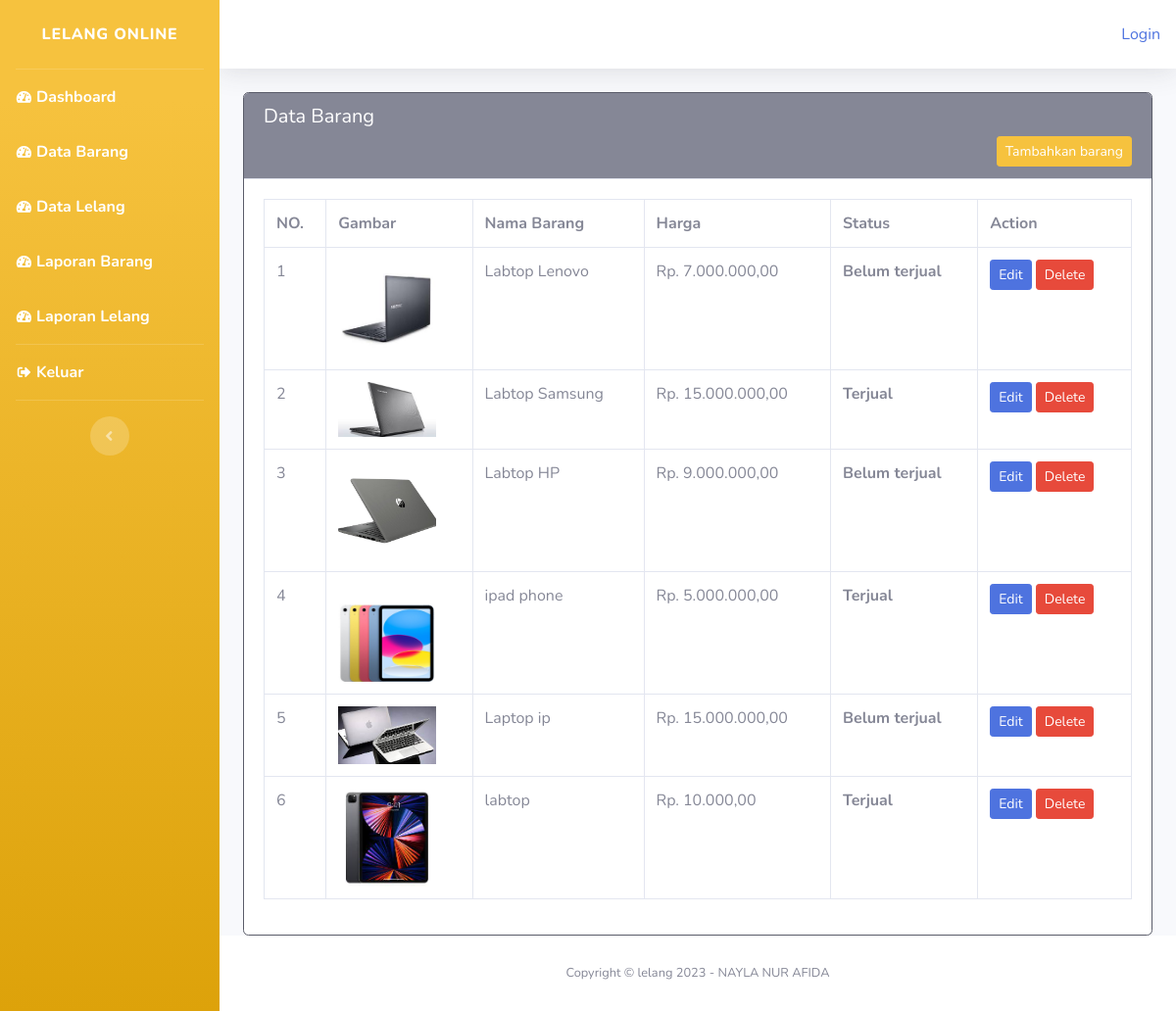
Screenshot of /index.php/petugas/data_barang with the database file from the repository.
### tables this page shows
CREATE TABLE `tb_barang` (
  `id_barang` int(11) UNSIGNED NOT NULL,
  `nama_barang` varchar(25) NOT NULL,
  `gambar` varchar(255) NOT NULL,
  `tgl` date NOT NULL,
  `harga_awal` int(20) UNSIGNED NOT NULL,
  `deskripsi_barang` varchar(100) NOT NULL,
  `status_barang` tinyint(1) NOT NULL DEFAULT 0
);

### application/controllers/petugas/Data_barang.php (called while the page is built, shortened)
<?php
class Data_barang extends CI_Controller
{
	function __construct()
	{
		$this->load->model('Barang_model');
	}
	public function index()
	{
		$data['tb_barang'] = $this->Barang_model->tampil_data_barang()->result();
		$this->load->view('templates_admin/header', $data);
		$this->load->view('templates_admin/sidebar_petugas',$data);
		$this->load->view('petugas/data_barang/data_barang',$data);
		$this->load->view('templates_admin/footer');
	}
}

### index.php (called while the page is built, shortened)
<?php
require_once BASEPATH.'core/CodeIgniter.php';

### application/models/Barang_model.php (called while the page is built, shortened)
<?php
class Barang_model extends CI_Model
{
	function tampil_data_barang()
    {
        return $this->db->get('tb_barang');
    }
}

### application/views/petugas/data_barang/data_barang.php (the view, shortened to what this page needs)
<div class="container">
	<div class="row">
		<div class="col-md-12">
			<div class="card border-dark">
            <div class="card-header bg-secondary text-white">
            <h5>Data Barang<h5>
			<a href="<?php echo base_url('petugas/data_barang/tambah_barang') ?>"
			class="btn btn-sm btn-warning float-right">Tambahkan barang</a>
			</div>
			<div class="card-body">
			<div class="table-responsive">
				<table class="table table-hover table-bordered">
					<tr>
						<th>NO.</th>
						<th>Gambar</th>
						<th>Nama Barang</th>
						<th>Harga</th>
						<th>Status</th>
						<th>Action</th>
					</tr>
					<?php $i = 1;
					foreach ($tb_barang as $brg) : ?>
						<tr>
							<td><?php echo $i; ?></td>
							<td>
								<img src="<?= base_url() . '/assets/images/barang/' . $brg->gambar ?>"
								width="100">
							</td>
							<td><?php echo $brg->nama_barang; ?></td>
							<td>Rp. <?php echo number_format($brg->harga_awal, 2, ',', '.'); ?></td>
							<th>
								<?php if ($brg->status_barang):?>
									<div class="label label-danger">Terjual</div>
									<?php else:?>
										<div class="label label-success">Belum terjual</div>
								<?php endif;?>
							</th>
							<td>
								<a href="<?php echo base_url('petugas/data_barang/edit/' . $brg->id_barang) ?>"
								class="btn btn-sm btn-primary">Edit</a>
								<button onclick="hapusAdmin('<?= base_url('petugas/data_barang/delete/' . $brg->id_barang) ?>')"
										class="btn btn-danger tombol-hapus btn-sm">Delete</button>
							</td>
						</tr>
					<?php $i++;
					endforeach; ?>
				</table>
				</div></div>
			</div>
		</div>
	</div>
</div>

### rows the page displays
tb_barang: gambar (picture), nama_barang "Labtop Lenovo", harga_awal "7.000.000,00", status_barang "Belum terjual"
tb_barang: gambar (picture), nama_barang "Labtop Samsung", harga_awal "15.000.000,00", status_barang "Terjual"
tb_barang: gambar (picture), nama_barang "Labtop HP", harga_awal "9.000.000,00", status_barang "Belum terjual"
tb_barang: gambar (picture), nama_barang "ipad phone", harga_awal "5.000.000,00", status_barang "Terjual"
tb_barang: gambar (picture), nama_barang "Laptop ip", harga_awal "15.000.000,00", status_barang "Belum terjual"
tb_barang: gambar (picture), nama_barang "labtop", harga_awal "10.000,00", status_barang "Terjual"

### other values shown
anchor('auth/login', 'Login') "Login"
